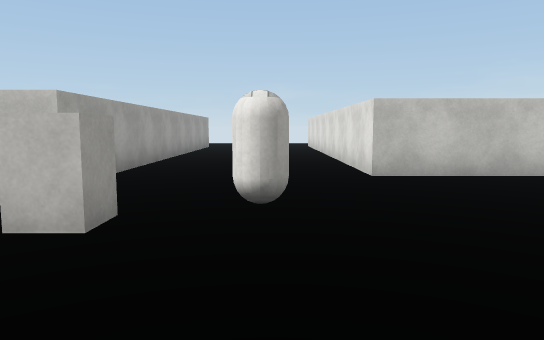
view 1 (above)

24 first-person views from a walk through a 3-D level made in the Unity game engine. The camera is 1.4 m above the floor, tilts 6° down and sees 70° across. The floor is counted in squares, 2 m on a side. Each view is taken from the middle of a square. On the plan, view 1 faces up. The plan holds only what a view shows up to about 11 squares ahead; the rest is blank. The place goes on beyond the plan. The player is left out. Some animated figures are not drawn. Surface patterns are stand-ins for the level's own textures.

view 2
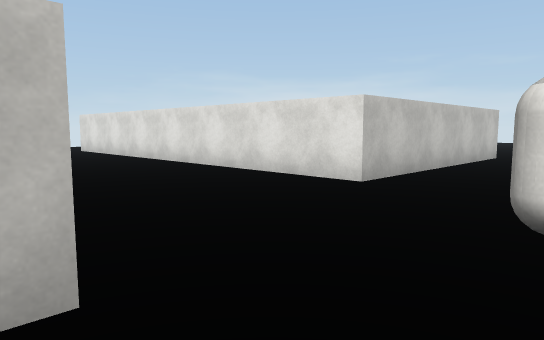

view 3
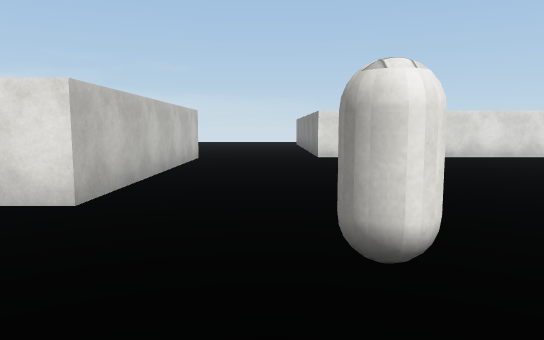

view 4
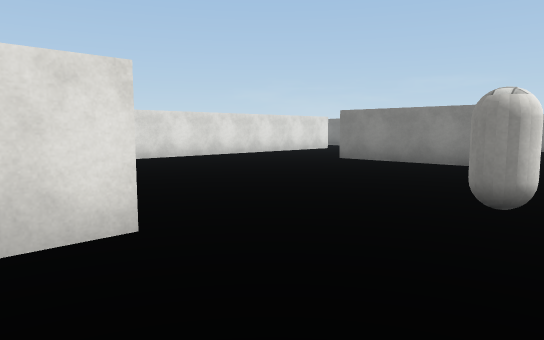

view 5
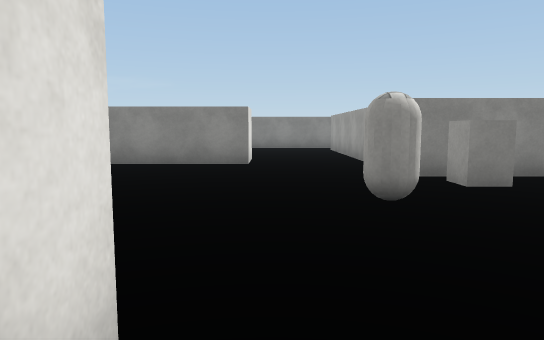

view 6
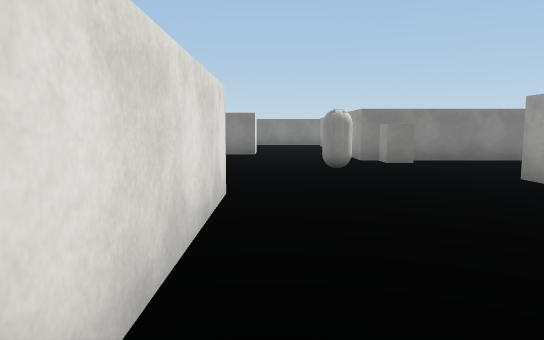

view 7
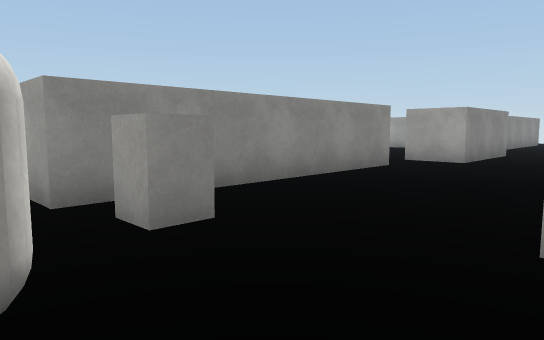

view 8
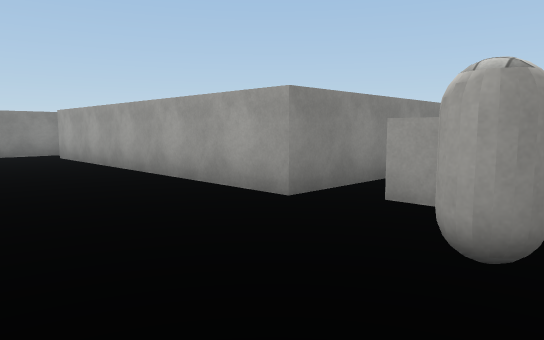

view 9
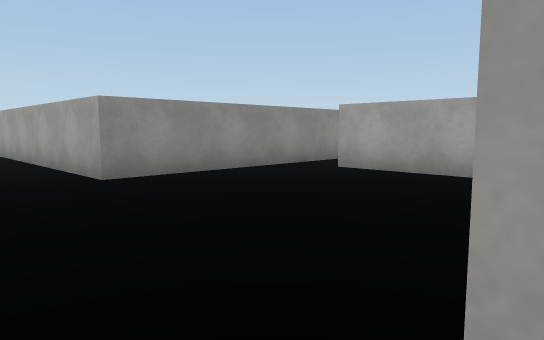

view 10
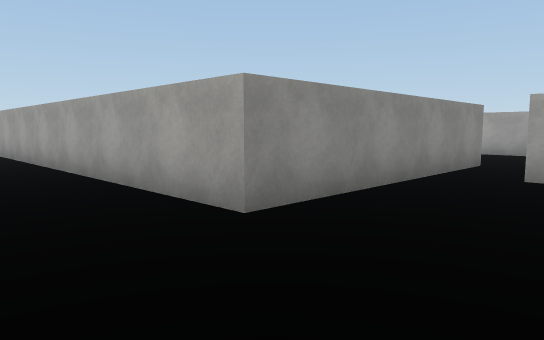

view 11
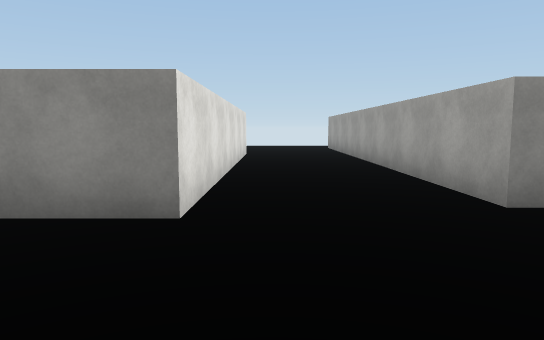

view 12
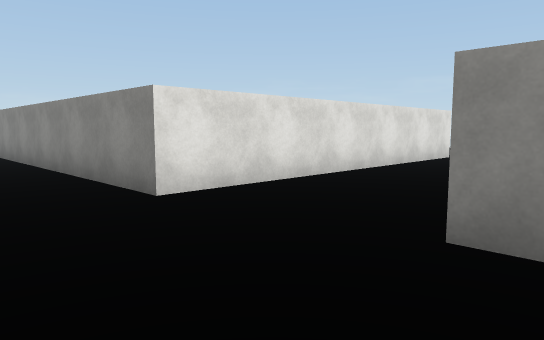

view 13
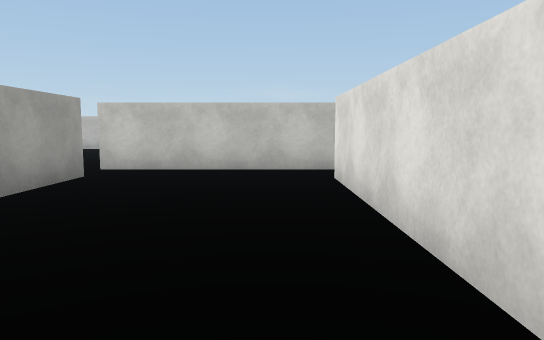

view 14
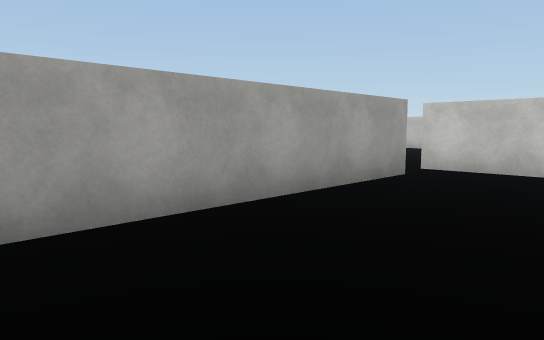

view 15
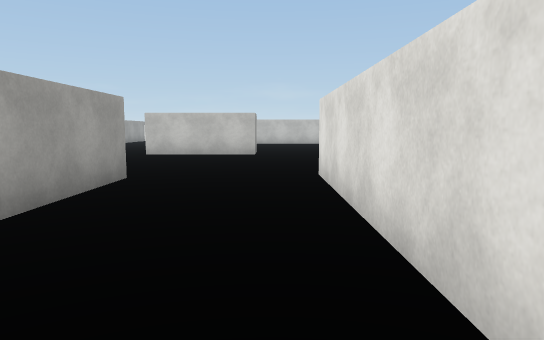

view 16
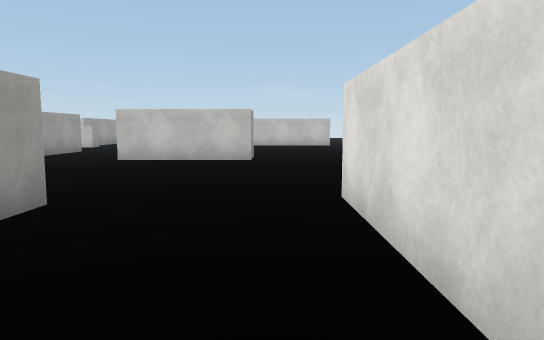

view 17
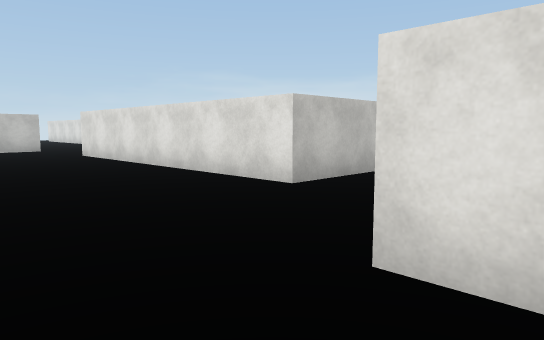

view 18
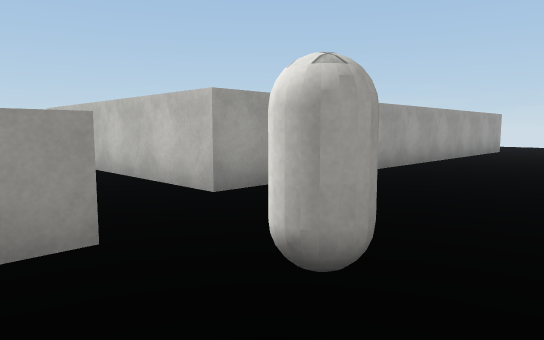

view 19
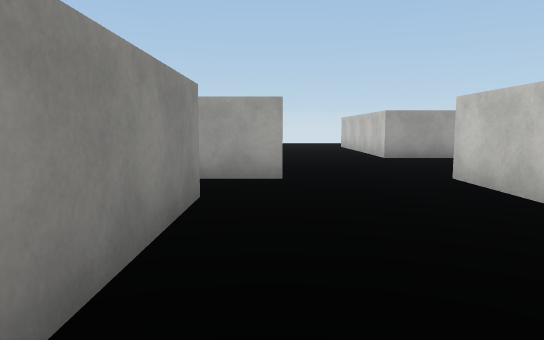

view 20
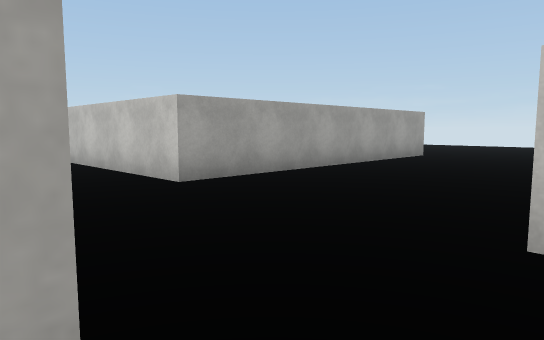

view 21
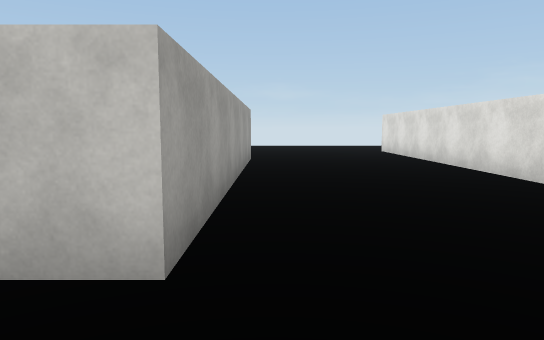

view 22
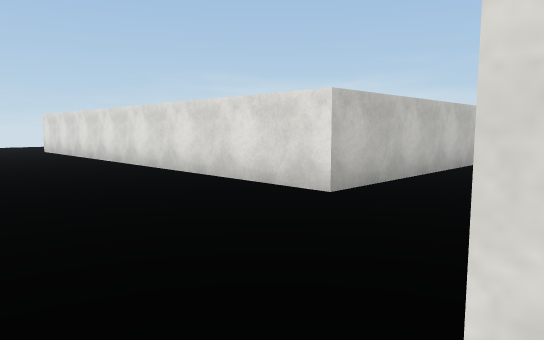

view 23
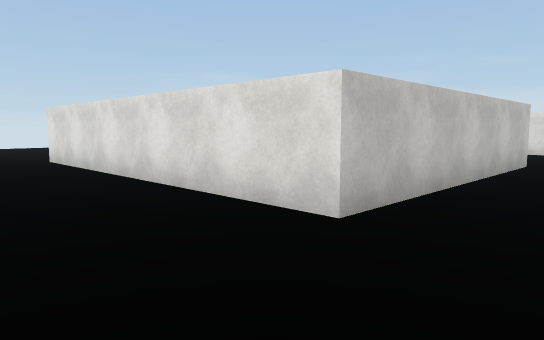

view 24
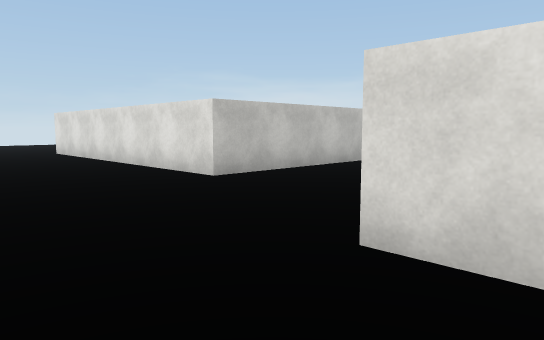

### Floor plan
Points are (right, up) in squares from view 1. A wall is a line through its corners. A room is listed if a view was taken in it or the views show most of it. See-through windows are left out.
Room 1 (views 1, 2, 3, 4, 5, 6, 7, 8, 9, 10, 11, 12, 15, 16, 17, 18, 19, 20, 21, 22, 23, 24)
walls: (-2.5, 14.1) (-2.5, 4.6) (-8.5, 4.6) (-8.5, 14.1); (-7.1, 1.3) (-1, 1.3) (-1, -6.2); (7.5, 5.8) (1.5, 5.8) (1.5, 14.2); (4.5, -1.1) (4.5, -2.2) (1.5, -2.2) (1.5, -0.9) (4.6, -0.9); (-11.6, 2.2) (-8.5, 2.2); (-12.5, 12.4) (-12.5, 4.7) (-18.5, 4.7) (-18.5, 12.2); (-3.1, -7.4) (2.9, -7.4) (2.9, -13.5); (9.9, -4.7) (7.7, -4.7) (7.7, 2.8) (9, 2.8); (-20, 0.2) (-20, 1.2); (5.7, -13.5) (5.7, -7) (11.5, -7)
ways out: opening at (-4, -7) to room 2; opening at (-8, 1)
objects: other object (-1, 3); other object (0, 4)
Room 2 (views 13, 14)
walls: (-3.1, -11.9) (-3.1, -7.4); (-6.8, -7.1) (-6.8, -12.6); (-2.9, -6.2) (-7, -6.2)
ways out: opening at (-4, -7) to room 1; opening at (-7, -7)

Where each view was taken, in squares from view 1:
view 1: 0 up, 0 right, facing up
view 2: 3 up, 3 left, facing up-right
view 3: 4 up, 2 left, facing right
view 4: 7 up, 1 left, facing down-right
view 5: 7 up, 1 right, facing down
view 6: 10 up, 1 right, facing down
view 7: 5 up, 0 right, facing down-left
view 8: 4 up, 2 right, facing down-left
view 9: 2 down, 5 right, facing down-left
view 10: 5 down, 5 right, facing down-left
view 11: 4 down, 5 right, facing down
view 12: 5 down, 2 right, facing down-right
view 13: 13 down, 4 left, facing up
view 14: 13 down, 4 left, facing up-left
view 15: 13 down, 5 right, facing up
view 16: 11 down, 5 right, facing up
view 17: 8 down, 4 right, facing up-right
view 18: 2 up, 1 right, facing up-left
view 19: 2 up, 3 left, facing left
view 20: 2 up, 8 left, facing up-left
view 21: 3 up, 12 left, facing up
view 22: 2 up, 12 left, facing up-right
view 23: 3 up, 21 left, facing up-right
view 24: 0 up, 22 left, facing up-right
